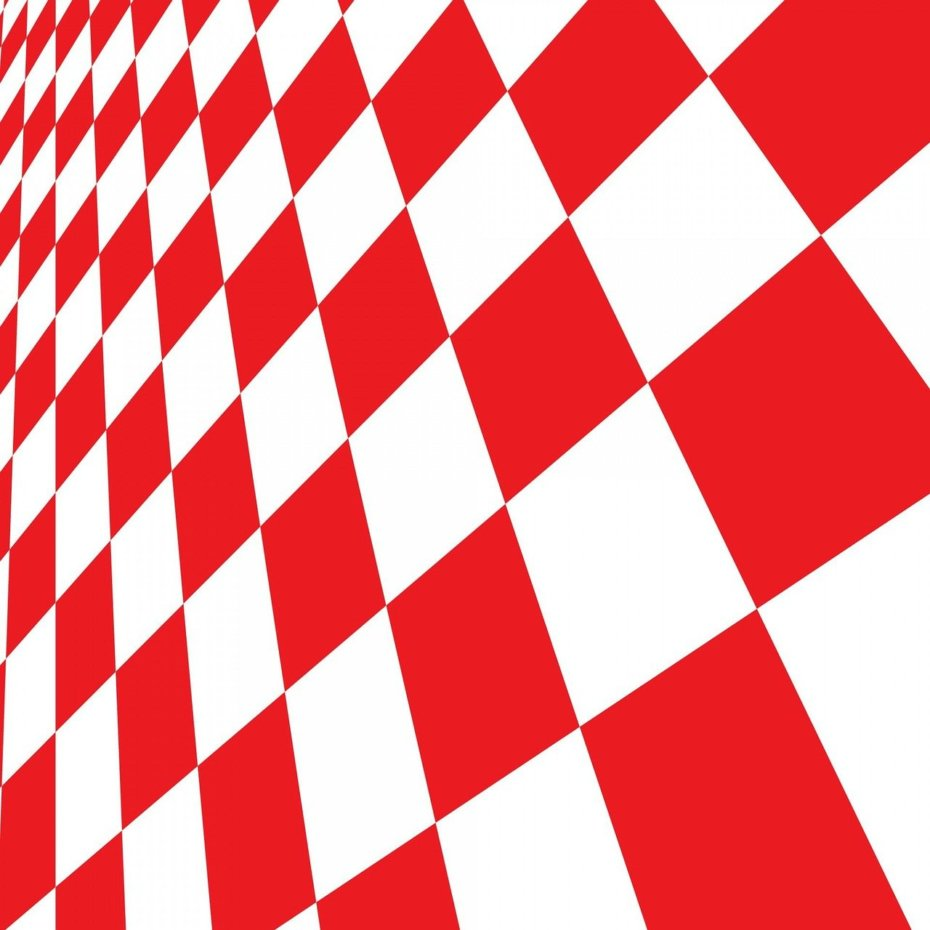
//> input picture DAY_3/HW_002/resources/image_sample.jpg, 930 x 930 px
$ ./main   (built with g++ and OpenCV 4)
//> lines starting //> are read from the running program, lines starting //| are printed output that depends on the picture; after the words box and inside, x2 and y2 are one past the last pixel; in counts of white or black regions, pixels touching at a corner belong together
#include <opencv2/opencv.hpp>
#include <opencv4/opencv2/core/base.hpp>
#include <opencv4/opencv2/core/mat.hpp>
#include <opencv4/opencv2/core/types.hpp>
#include <opencv4/opencv2/opencv.hpp>
#include <cmath>
#include <iostream>

/* memo: 로직 먼저 생각해 보자
* 1. 이미지 가져와서 블러 처리 & 그레이 스케일(항상 기본이 되는 작업)
* 2. 그레이 스케일 처리된 이미지에서 엣지 검출하기
* 3. 허프 변환을 통해 선 따기
* 4. 딴 선에 대한 기울기 구하기(C++, OpenCV에서의 기울기는 우리가 아는 수학에서의 기울기와의 기준이 다르다고 하심)
* 기존 수학: x축 기준 기울기, C++ & OpenCV: y축 기준 기울기
*/

int main() {
    // 이미지 타겟팅
    cv::Mat image_original = cv::imread("../resources/image_sample.jpg");
//> image_original is the input picture: 930 rows x 930 cols, CV_8UC3; mean B, G, R 137.2, 134.1, 241.9

    // 가우시안 블러 처리
    cv::Mat image_gaussianblur;
    cv::GaussianBlur(image_original, image_gaussianblur, cv::Size(5, 5), 2);

    // 그레이 스케일로 변환
    cv::Mat image_gray;
    cv::cvtColor(image_gaussianblur, image_gray, cv::COLOR_BGR2GRAY);
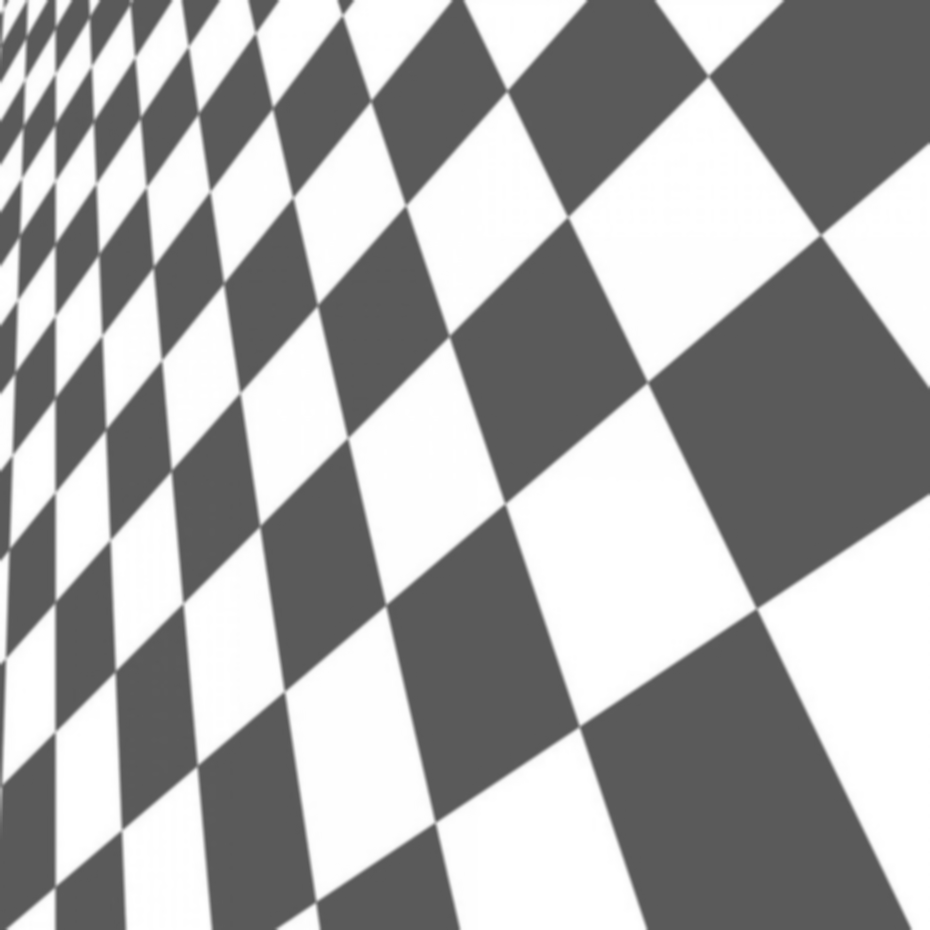
//> image_gray: 930 rows x 930 cols, CV_8UC1; min 88, max 255, mean 166.8

    // Canny 엣지 검출
    cv::Mat image_canny;
    cv::Canny(image_gray, image_canny, 150, 255);
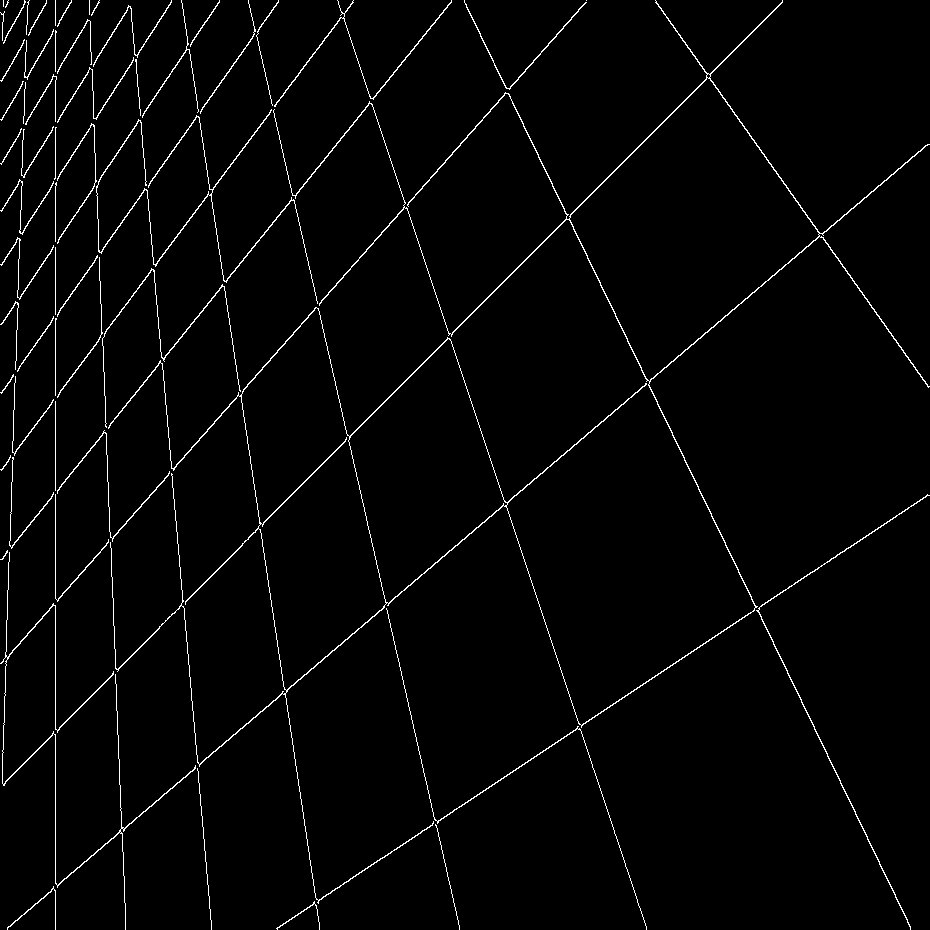
//> image_canny: 930 rows x 930 cols, CV_8UC1; 2.1% white in thin lines or dots

    // HoughLinesP()로 선 선따기
    std::vector<cv::Vec4i> linesP;
    cv::HoughLinesP(image_canny, linesP, 1, CV_PI / 180, 50, 0, 30);
//> linesP = 76 lines (x1, y1, x2, y2), first 8: [55, 929, 55, 0], [5, 781, 452, 334], [1, 559, 435, 22], [131, 8, 211, 925], [1, 470, 353, 2], [5, 661, 28, 1], [242, 543, 710, 75], [447, 337, 782, 2]

    // 각도 저장하는 배열(0도부터 ~ 180도까지 -> index 181 필요)
    int ary_angle[181] = {0, };

    // 모든 선에 대해 각도 계산 및 색상 변경
    for (int i = 0; i < linesP.size(); i++) {
        // 각 요소를 cv::Vec4i 타입으로 line에 할당함
        // HoughLinesP 처리한 linesP의 구조: (x1, y1, x2, y2) 좌표
        cv::Vec4i line = linesP[i];

        // 기울기 계산
        double deltaY = line[3] - line[1];
        double deltaX = line[2] - line[0];

        // 각도 계산 (기울기 기반)
        int angle_deg;
        if (deltaX != 0) {
            double slope = deltaY / deltaX;
            /* atan() 메서드는 탄젠트 값을 받아서 각도를 반환하는 메서드임
            * -> 인자로 받은 값을 라디안 단위로 반환함
            * 탄젠트 값인 slople를 각도 단위인 라디안으로 변환하기 위해 atan() 메서드를 사용하고,
            * 이 값을 "도" 단위로 바꾸기 위해 180을 곱하고 CV_PI(3.14~~~) 값으로 나누는 공식을 적용함
            */
            angle_deg = static_cast<int>(std::round(std::atan(slope) * 180 / CV_PI));
        } else {
            // deltaX가 0인 경우 수직선이므로 90도 처리
            angle_deg = 90;
        }

        // 각도 제한: 0도부터 ~ 180까지
        if (angle_deg < 0) angle_deg += 180;
        else if (angle_deg == 180) angle_deg = 0;

        // 각도 배열에 카운트 증가
        ary_angle[angle_deg]++;

        // 디버깅: 선 그리려서 띄우기
        cv::line(image_original, cv::Point(line[0], line[1]), cv::Point(line[2], line[3]), cv::Scalar(255, 0, 0), 2);

        // 각 선에 대한 각도 출력
        std::cout << i << "번째 선의 각도: " << angle_deg << "도" << std::endl;

        // [12 lines of commented-out code are left out]
    }
//> this loop made 76 passes
//> (line, deltaY, deltaX, slope) on passes 2 to 13: ([5, 781, 452, 334], -447, 447, -1), ([1, 559, 435, 22], -537, 434, -1.24), ([131, 8, 211, 925], 917, 80, 11.46), ([1, 470, 353, 2], -468, 352, -1.33), ([5, 661, 28, 1], -660, 23, -28.7), ([242, 543, 710, 75], -468, 468, -1), ([447, 337, 782, 2], -335, 335, -1), ([130, 6, 211, 929], 923, 81, 11.4), ([317, 308, 459, 925], 617, 142, 4.35), ([269, 94, 387, 605], 511, 118, 4.33), ([646, 381, 855, 811], 430, 209, 2.06), ([435, 824, 754, 609], -215, 319, -0.674)
//> (line, deltaY, deltaX) on pass 1: ([55, 929, 55, 0], -929, 0)
//| 0번째 선의 각도: 90도
//| 1번째 선의 각도: 135도
//| 2번째 선의 각도: 129도
//| 3번째 선의 각도: 85도
//| 4번째 선의 각도: 127도
//| 5번째 선의 각도: 92도
//| 6번째 선의 각도: 135도
//| 7번째 선의 각도: 135도
//> (output is shown up to pass 8 of 76)
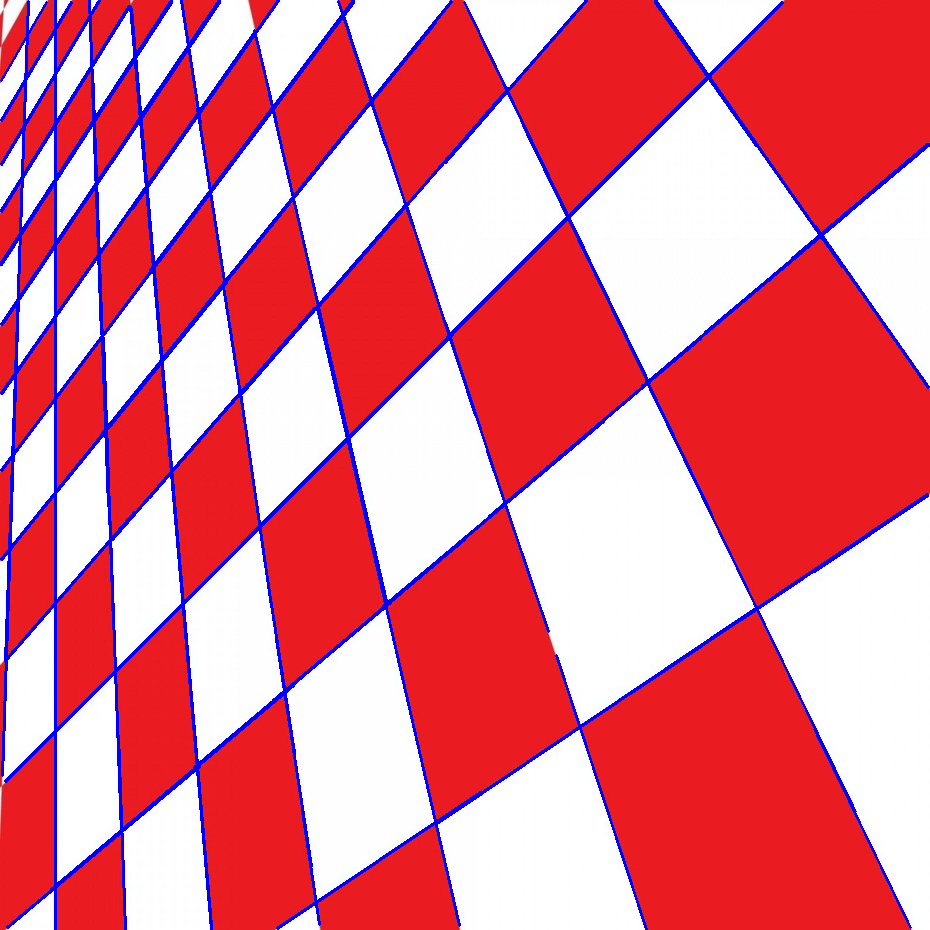
//> image_original: 930 rows x 930 cols, CV_8UC3; 6.02% of pixels changed, all inside (x1, y1, x2, y2) = (0, 0, 930, 930)
//> after the loop, ary_angle = 181 values, max 9 at index 140, min 0 at index 0, mean 0.42

    std::cout << "\n검출된 총 선의 개수: " << linesP.size() << std::endl;
//| 검출된 총 선의 개수: 76

    // 결과 이미지 출력
    cv::imshow("Original Image with Line", image_original);
    cv::imshow("Canny Image", image_canny);

    cv::waitKey(0);

    return 0;
}
